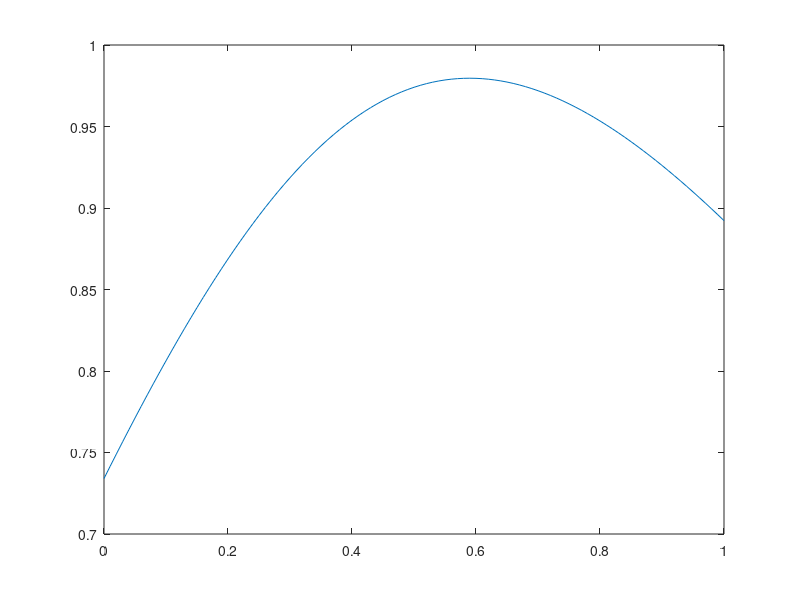

Source code (MATLAB):
v0=[ -0.0000  ,  0.7071  ,  0.7071];
v1=[   0.5000 ,   0.5000  ,  0.7071];
v3=[  -0.0000  ,  0.9239 ,   0.3827];
v2=[   0.6533  ,  0.6533  ,  0.3827];
vertex=[v0;v1;v2;v3;v0];
xx=vertex(:,1);
yy=vertex(:,2);
zz=vertex(:,3);
n0=v0;
n1=v1;
n2=v2;
n3=v3;
lightPos=[3,3,3];
lightColor=[1.0,1.0,1.0];
objectColor=[1.0,1.0,1.0];
plot3(xx,yy,zz,'g');
grid on;
%t=0:1:0.01;
v01=v1-v0;
v01=v01/norm(v01);
diffuse=[];
for t=1:101
    v=v0+(t-1)*v01/100;
    lightDir=lightPos-v;
    lightDir=lightDir/norm(lightDir);
    n=v/norm(v);
    diffuse(t)=dot(lightDir,n);
end
x=0:0.01:1;
plot(x,diffuse);